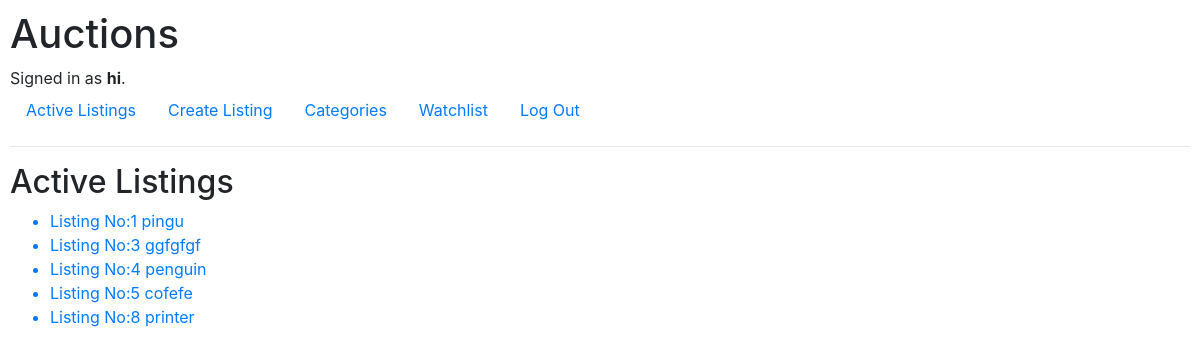
The page / (signed in) on the database its author committed.
### auctions/models.py (models this page shows, shortened)
class User(AbstractUser):
    pass

class Auction(models.Model):
    user = models.ForeignKey(User, on_delete=models.CASCADE)
    active = models.BooleanField(blank=False, default=True)
    title = models.CharField(max_length=100, blank=False)
    description = models.TextField(blank=False)
    category = models.ForeignKey(Category,blank=True, on_delete=models.PROTECT, related_name="categories")
    start_bid = models.FloatField()
    image = models.URLField(blank=True, null=True)
    winner = models.ForeignKey(User, blank=True, on_delete = models.CASCADE, related_name="auction_winner", null=True)

### auctions/views.py (the view)
# urls.py: path("", views.index, name="index"),
def index(request):
    return render(request, "auctions/index.html", {
        "auctions": Auction.objects.all().filter(active=True)
    })

### auctions/templates/auctions/index.html
{% extends "auctions/layout.html" %}
{% block body %}
    <h2>Active Listings</h2>
    <ul>
        {% for auction in auctions %}
            <a href="{% url 'listing' auction.id %}"><li>Listing No:{{ auction.id}} {{ auction.title }}</li></a>
        {% endfor %}
    </ul>
{% endblock %}

### auctions/templates/auctions/layout.html (shortened to what this page needs)
{% load static %}
<!DOCTYPE html>
<html lang="en">
    <head>
        <link rel="stylesheet" href="https://stackpath.bootstrapcdn.com/bootstrap/4.4.1/css/bootstrap.min.css">
        <link href="{% static 'auctions/styles.css' %}" rel="stylesheet">
    </head>
    <body>
        <h1>Auctions</h1>
        <div>
            {% if user.is_authenticated %}
                Signed in as <strong>{{ user.username }}</strong>.
            {% else %}
                Not signed in.
            {% endif %}
        </div>
        <ul class="nav">
            <li class="nav-item">
                <a class="nav-link" href="{% url 'index' %}">Active Listings</a>
            </li>
            <li class="nav-item">
                <a class="nav-link" href="{% url 'create' %}">Create Listing</a>
            </li>
            <li class="nav-item">
                <a class="nav-link" href="{% url 'categories' %}">Categories</a>
            </li>
            {% if user.is_authenticated %}
                <li class="nav-item">
                    <a class="nav-link" href="{% url 'watchlist' %}">Watchlist</a>
                </li>
                <li class="nav-item">
                    <a class="nav-link" href="{% url 'logout' %}">Log Out</a>
                </li>
            {% endif %}
        </ul>
        <hr>
        {% block body %}
        {% endblock %}
    </body>
</html>

### auctions/static/auctions/styles.css (style rules this page uses)
body { padding: 10px; }

### rows shown on the page
User: username "hi"
Auction: id "1", title "pingu"
Auction: id "3", title "ggfgfgf"
Auction: id "4", title "penguin"
Auction: id "5", title "cofefe"
Auction: id "8", title "printer"
